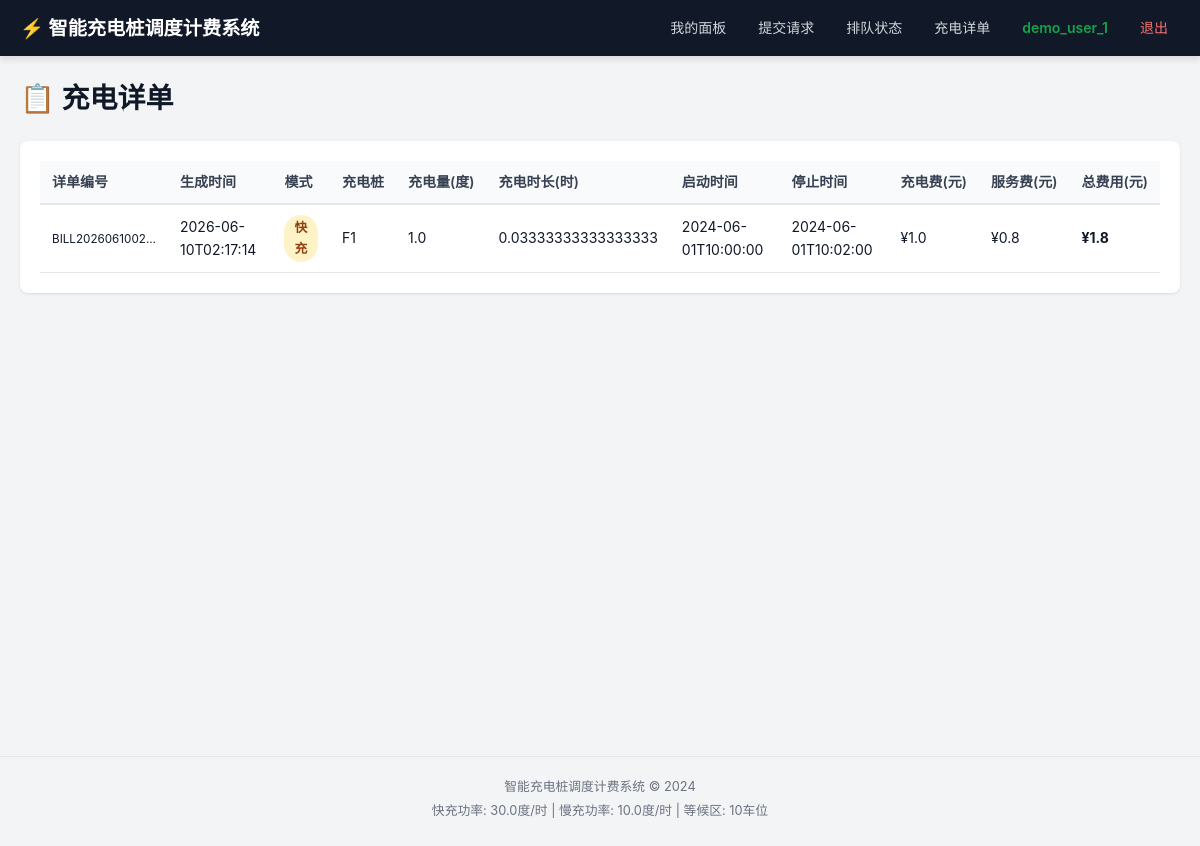
Page /user/bills (signed in) on the committed database.
### tables this page shows
CREATE TABLE bills (
            id INTEGER PRIMARY KEY AUTOINCREMENT,
            bill_no TEXT UNIQUE NOT NULL,
            request_id INTEGER NOT NULL,
            user_id INTEGER NOT NULL,
            charger_id INTEGER,
            charger_no TEXT,
            generated_time TIMESTAMP DEFAULT CURRENT_TIMESTAMP,
            charge_amount REAL,
            charge_duration REAL,
            start_time TIMESTAMP,
            end_time TIMESTAMP,
            charge_fee REAL,
            service_fee REAL,
            total_fee REAL,
            mode TEXT,
            FOREIGN KEY (request_id) REFERENCES requests(id),
            FOREIGN KEY (user_id) REFERENCES users(id)
        );

### app.py (the view)
@app.route('/user/bills')
@login_required
def user_bills():
    bills = get_user_bills(session['user_id'])
    return render_template('user/bills.html', bills=bills)

### app.py (called while the page is built)
@app.context_processor
def inject_config():
    s = settings.get_all()
    return {
        'config': {
            'FAST_CHARGING_PILE_NUM': s['FAST_CHARGING_PILE_NUM'],
            'TRICKLE_CHARGING_PILE_NUM': s['TRICKLE_CHARGING_PILE_NUM'],
            'FAST_CHARGING_POWER': s['FAST_CHARGING_POWER'],
            'TRICKLE_CHARGING_POWER': s['TRICKLE_CHARGING_POWER'],
            'WAITING_AREA_SIZE': s['WAITING_AREA_SIZE'],
            'CHARGING_QUEUE_LEN': s['CHARGING_QUEUE_LEN'],
            'SERVICE_FEE_RATE': s['SERVICE_FEE_RATE'],
            'SIMULATION_SPEED': s['SIMULATION_SPEED'],
        },
        'get_all_chargers': get_all_chargers,
        'get_charger': get_charger,
    }

def login_required(f):
    @wraps(f)
    def decorated(*args, **kwargs):
        if 'user_id' not in session:
            flash('请先登录', 'warning')
            return redirect(url_for('login'))
        return f(*args, **kwargs)
    return decorated

### database.py (called while the page is built)
def get_db():
    conn = sqlite3.connect(DATABASE_PATH)
    conn.row_factory = sqlite3.Row
    conn.execute("PRAGMA foreign_keys = ON")
    return conn

def get_user_bills(user_id):
    conn = get_db()
    bills = conn.execute(
        "SELECT * FROM bills WHERE user_id = ? ORDER BY generated_time DESC",
        (user_id,)
    ).fetchall()
    conn.close()
    return [dict(b) for b in bills]

### templates/user/bills.html (shortened to what this page needs)
{% extends "base.html" %}
{% block content %}
<div class="container">
    <h1>📋 充电详单</h1>
    {% if bills %}
    <div class="card">
        <table class="table">
            <thead>
                <tr>
                    <th>详单编号</th>
                    <th>生成时间</th>
                    <th>模式</th>
                    <th>充电桩</th>
                    <th>充电量(度)</th>
                    <th>充电时长(时)</th>
                    <th>启动时间</th>
                    <th>停止时间</th>
                    <th>充电费(元)</th>
                    <th>服务费(元)</th>
                    <th>总费用(元)</th>
                </tr>
            </thead>
            <tbody>
                {% for bill in bills %}
                <tr>
                    <td><small>{{ bill.bill_no[:14] }}...</small></td>
                    <td>{{ bill.generated_time[:19] if bill.generated_time else '-' }}</td>
                    <td><span class="badge badge-{{ 'fast' if bill.mode == 'fast' else 'slow' }}">{{ '快充' if bill.mode == 'fast' else '慢充' }}</span></td>
                    <td>{{ bill.charger_no }}</td>
                    <td>{{ bill.charge_amount }}</td>
                    <td>{{ bill.charge_duration }}</td>
                    <td>{{ bill.start_time[:19] if bill.start_time else '-' }}</td>
                    <td>{{ bill.end_time[:19] if bill.end_time else '-' }}</td>
                    <td>¥{{ bill.charge_fee }}</td>
                    <td>¥{{ bill.service_fee }}</td>
                    <td><strong>¥{{ bill.total_fee }}</strong></td>
                </tr>
                {% endfor %}
            </tbody>
        </table>
    </div>
    {% else %}
    <div class="card">
        <p class="empty-text">暂无充电详单</p>
    </div>
    {% endif %}
</div>
{% endblock %}

### static/css/style.css (style rules this page uses)
:root { --primary: #2563eb; --primary-dark: #1d4ed8; --success: #16a34a; --warning: #f59e0b; --danger: #dc2626; --info: #0891b2; --gray-50: #f9fafb; --gray-100: #f3f4f6; --gray-200: #e5e7eb; --gray-300: #d1d5db; --gray-500: #6b7280; --gray-700: #374151; --gray-900: #111827; --radius: 8px; --shadow: 0 1px 3px rgba(0,0,0,0.1); --shadow-lg: 0 4px 6px rgba(0,0,0,0.1); }
* { margin: 0; padding: 0; box-sizing: border-box; }
body { font-family: -apple-system, BlinkMacSystemFont, 'Segoe UI', Roboto, 'Helvetica Neue', Arial, sans-serif; background: var(--gray-100); color: var(--gray-900); line-height: 1.6; min-height: 100vh; }
h1 { font-size: 1.75rem; margin-bottom: 20px; color: var(--gray-900); }
.card { background: white; border-radius: var(--radius); padding: 20px; margin-bottom: 20px; box-shadow: var(--shadow); }
.table { width: 100%; border-collapse: collapse; }
.table th { background: var(--gray-50); padding: 10px 12px; text-align: left; font-weight: 600; font-size: 0.875rem; color: var(--gray-700); border-bottom: 2px solid var(--gray-200); white-space: nowrap; }
.table td { padding: 10px 12px; border-bottom: 1px solid var(--gray-200); font-size: 0.875rem; }
.badge { display: inline-block; padding: 3px 10px; border-radius: 20px; font-size: 0.8rem; font-weight: 600; }
.badge-fast { background: #fef3c7; color: #92400e; }

### rows in the picture
bills: bill_no "BILL2026061002", generated_time "2026-06-10T02:17:14", mode "快充", charger_no "F1", charge_amount "1.0", charge_duration "0.03333333333333333", start_time "2024-06-01T10:00:00", end_time "2024-06-01T10:02:00", charge_fee "1.0", service_fee "0.8", total_fee "1.8"

### other values in the picture
{{ session.username }} "demo_user_1"
{{ config.FAST_CHARGING_POWER }} "30.0"
{{ config.TRICKLE_CHARGING_POWER }} "10.0"
{{ config.WAITING_AREA_SIZE }} "10"
